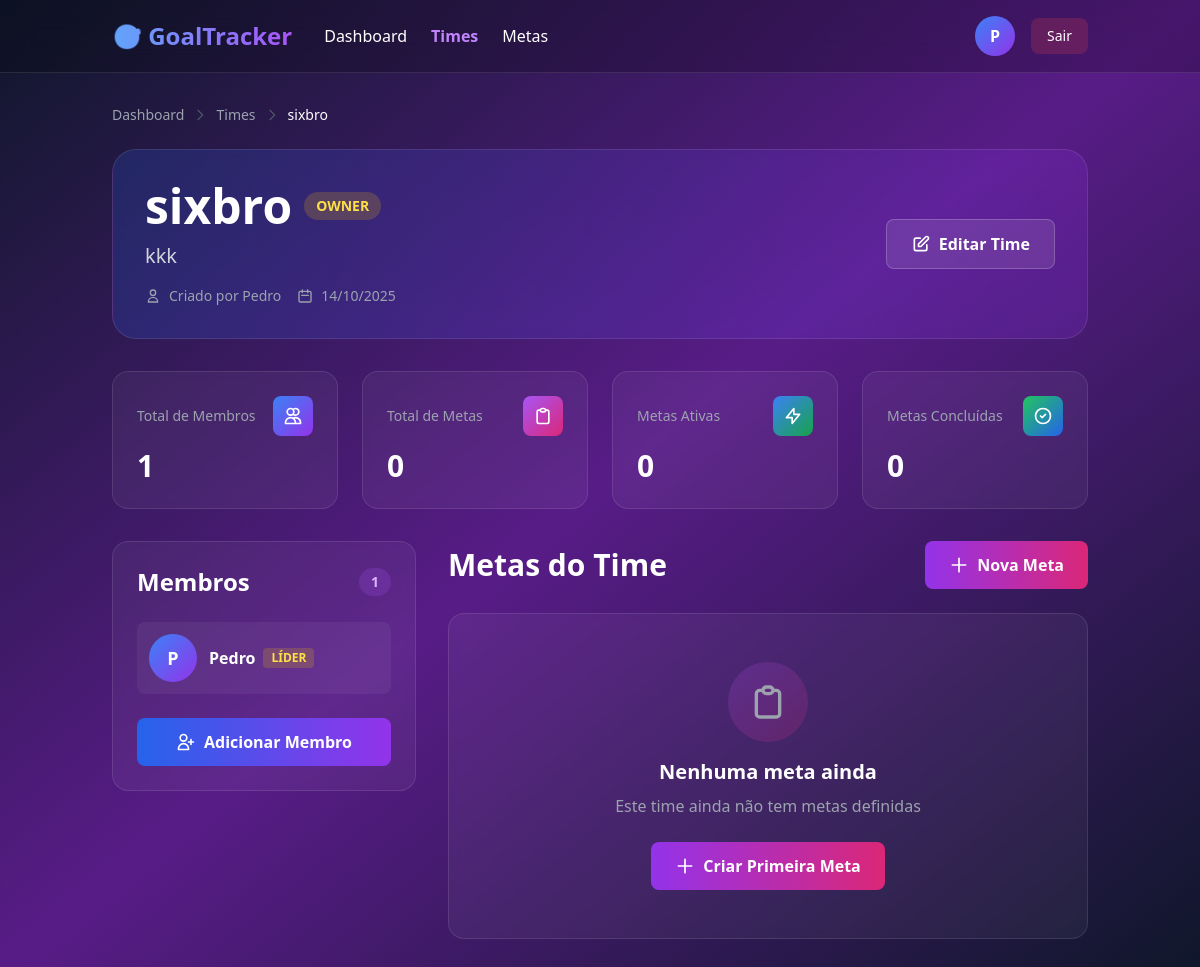
/team/3/ (signed in), run on an earlier commit of the app's database.
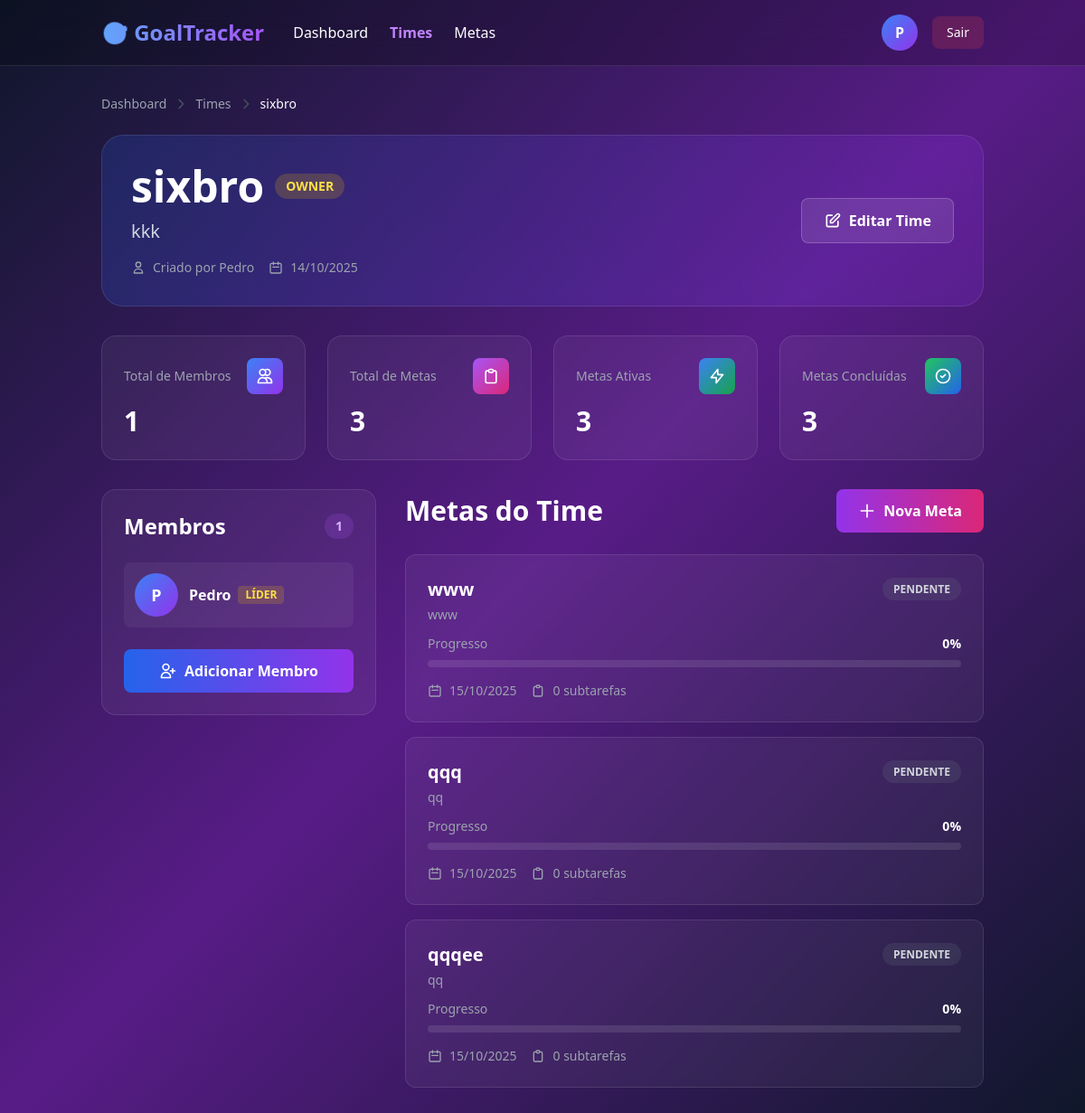
And on a later commit of the database.
### teams/models.py (models this page shows, shortened)
class Team(models.Model):
    name = models.CharField(max_length=150)
    description = models.TextField(blank=True)
    owner = models.ForeignKey(CustomUser, on_delete=models.CASCADE, related_name='owned_teams')
    members = models.ManyToManyField(CustomUser, related_name="teams", blank=True)
    created_at = models.DateTimeField(auto_now_add=True)

### users/models.py (models this page shows, shortened)
class CustomUser(AbstractUser):
    photo = models.ImageField(upload_to="profiles/", blank=True, null=True)
    role = models.CharField(max_length=100, blank=True, null=True)

### goals/models.py (models this page shows, shortened)
class Goal(models.Model):
    STATUS_CHOICES = [
        ('pending', 'Pendente'),
        ('in_progress', 'Em Progresso'),
        ('completed', 'Concluída'),
    ]
    team = models.ForeignKey(Team, on_delete=models.CASCADE, related_name="goals")
    title = models.CharField(max_length=150, unique=True)
    description = models.TextField()
    deadline = models.DateField()
    status = models.CharField(max_length=20, choices=STATUS_CHOICES, default="pending")
    created_at = models.DateTimeField(auto_now_add=True)
    updated_at = models.DateTimeField(auto_now=True)
    @property
    def progress(self):
        total = self.subtasks.count()
        if total == 0:
            return 0
        completed = self.subtasks.filter(is_completed=True).count()
        return int((completed / total) * 100)

### teams/views.py (the view)
# urls.py: path("<int:pk>/", TeamDetailView.as_view(), name="team-detail"),
class TeamDetailView(LoginRequiredMixin, DetailView):
    model = Team
    template_name = "teams/team_detail.html"
    context_object_name = "team"

### templates/teams/team_detail.html (shortened to what the changed rows need)
{% load static %}
<!DOCTYPE html>
<html lang="pt-BR">
<head>
    <script src="https://cdn.tailwindcss.com"></script>
</head>
<body class="bg-gradient-to-br from-slate-900 via-purple-900 to-slate-900 text-white min-h-screen">
    <nav class="bg-black/20 backdrop-blur-lg border-b border-white/10">
        <div class="container mx-auto px-6 py-4">
            <div class="flex justify-between items-center">
                <div class="flex items-center gap-4">
                    <div class="flex items-center gap-3">
                        {% if user.photo %}
                        <img src="{{ user.photo.url }}" alt="{{ user.username }}" class="w-10 h-10 rounded-full border-2 border-purple-500">
                        {% else %}
                        <div class="w-10 h-10 rounded-full bg-gradient-to-br from-blue-500 to-purple-600 flex items-center justify-center font-bold">
                            {{ user.username|first|upper }}
                        </div>
                        {% endif %}
                    </div>
                </div>
            </div>
        </div>
    </nav>
    <div class="container mx-auto px-6 py-8">
        <div class="flex items-center gap-2 text-sm mb-6">
            <a href="{% url 'core:dashboard' %}" class="text-gray-400 hover:text-white transition">Dashboard</a>
            <svg class="w-4 h-4 text-gray-600" fill="none" stroke="currentColor" viewBox="0 0 24 24">
                <path stroke-linecap="round" stroke-linejoin="round" stroke-width="2" d="M9 5l7 7-7 7"/>
            </svg>
            <a href="{% url 'team-list' %}" class="text-gray-400 hover:text-white transition">Times</a>
            <svg class="w-4 h-4 text-gray-600" fill="none" stroke="currentColor" viewBox="0 0 24 24">
                <path stroke-linecap="round" stroke-linejoin="round" stroke-width="2" d="M9 5l7 7-7 7"/>
            </svg>
            <span class="text-white">{{ team.name }}</span>
        </div>
        <div class="bg-gradient-to-r from-blue-600/20 to-purple-600/20 backdrop-blur-sm rounded-3xl p-8 border border-white/10 mb-8">
            <div class="flex flex-col lg:flex-row justify-between items-start lg:items-center gap-6">
                <div class="flex-1">
                    <div class="flex items-center gap-3 mb-3">
                        <h1 class="text-4xl md:text-5xl font-bold">{{ team.name }}</h1>
                        {% if team.owner == user %}
                        <span class="px-3 py-1 bg-yellow-500/20 text-yellow-300 rounded-full text-sm font-bold">
                            OWNER
                        </span>
                        {% endif %}
                    </div>
                    <p class="text-xl text-gray-300 mb-4">{{ team.description|default:"Sem descrição." }}</p>
                    <div class="flex items-center gap-4 text-sm text-gray-400">
                        <div class="flex items-center gap-2">
                            <svg class="w-4 h-4" fill="none" stroke="currentColor" viewBox="0 0 24 24">
                                <path stroke-linecap="round" stroke-linejoin="round" stroke-width="2" d="M16 7a4 4 0 11-8 0 4 4 0 018 0zM12 14a7 7 0 00-7 7h14a7 7 0 00-7-7z"/>
                            </svg>
                            <span>Criado por {{ team.owner.username }}</span>
                        </div>
                        <div class="flex items-center gap-2">
                            <svg class="w-4 h-4" fill="none" stroke="currentColor" viewBox="0 0 24 24">
                                <path stroke-linecap="round" stroke-linejoin="round" stroke-width="2" d="M8 7V3m8 4V3m-9 8h10M5 21h14a2 2 0 002-2V7a2 2 0 00-2-2H5a2 2 0 00-2 2v12a2 2 0 002 2z"/>
                            </svg>
                            <span>{{ team.created_at|date:"d/m/Y" }}</span>
                        </div>
                    </div>
                </div>
            </div>
        </div>
        <div class="grid grid-cols-1 md:grid-cols-4 gap-6 mb-8">
            <div class="bg-white/5 backdrop-blur-sm rounded-2xl p-6 border border-white/10">
                <div class="flex items-center justify-between mb-3">
                    <div class="text-gray-400 text-sm">Total de Membros</div>
                    <div class="w-10 h-10 bg-gradient-to-br from-blue-500 to-purple-600 rounded-lg flex items-center justify-center">
                    </div>
                </div>
                <div class="text-3xl font-bold">{{ team.members.count }}</div>
            </div>
            <div class="bg-white/5 backdrop-blur-sm rounded-2xl p-6 border border-white/10">
                <div class="flex items-center justify-between mb-3">
                    <div class="text-gray-400 text-sm">Total de Metas</div>
                    <div class="w-10 h-10 bg-gradient-to-br from-purple-500 to-pink-600 rounded-lg flex items-center justify-center">
                    </div>
                </div>
                <div class="text-3xl font-bold">{{ team.goals.count }}</div>
            </div>
            <div class="bg-white/5 backdrop-blur-sm rounded-2xl p-6 border border-white/10">
                <div class="flex items-center justify-between mb-3">
                    <div class="text-gray-400 text-sm">Metas Ativas</div>
                    <div class="w-10 h-10 bg-gradient-to-br from-blue-500 to-green-600 rounded-lg flex items-center justify-center">
                    </div>
                </div>
                <div class="text-3xl font-bold">{{ team.goals.exclude.count }}</div>
            </div>
            <div class="bg-white/5 backdrop-blur-sm rounded-2xl p-6 border border-white/10">
                <div class="flex items-center justify-between mb-3">
                    <div class="text-gray-400 text-sm">Metas Concluídas</div>
                    <div class="w-10 h-10 bg-gradient-to-br from-green-500 to-blue-600 rounded-lg flex items-center justify-center">
                    </div>
                </div>
                <div class="text-3xl font-bold">{{ team.goals.filter.count }}</div>
            </div>
        </div>
        <div class="grid lg:grid-cols-3 gap-8">
            <div class="lg:col-span-1">
                <div class="bg-white/5 backdrop-blur-sm rounded-2xl p-6 border border-white/10">
                    <div class="flex items-center justify-between mb-6">
                        <h2 class="text-2xl font-bold">Membros</h2>
                        <span class="px-3 py-1 bg-purple-500/20 text-purple-300 rounded-full text-sm font-semibold">
                            {{ team.members.count }}
                        </span>
                    </div>
                    <div class="space-y-3">
                        {% for member in team.members.all %}
                        <div class="flex items-center gap-3 p-3 bg-white/5 rounded-lg hover:bg-white/10 transition">
                            {% if member.photo %}
                            <img src="{{ member.photo.url }}" alt="{{ member.username }}" class="w-12 h-12 rounded-full border-2 border-purple-500">
                            {% else %}
                            <div class="w-12 h-12 rounded-full bg-gradient-to-br from-blue-500 to-purple-600 flex items-center justify-center font-bold text-lg">
                                {{ member.username|first|upper }}
                            </div>
                            {% endif %}
                            <div class="flex-1 min-w-0">
                                <div class="font-semibold flex items-center gap-2">
                                    <span class="truncate">{{ member.username }}</span>
                                    {% if member == team.owner %}
                                    <span class="px-2 py-0.5 bg-yellow-500/20 text-yellow-300 rounded text-xs font-bold">
                                        LÍDER
                                    </span>
                                    {% endif %}
                                </div>
                            </div>
                        </div>
                        {% empty %}
                        <div class="text-center py-8 text-gray-400">
                            Nenhum membro ainda
                        </div>
                        {% endfor %}
                    </div>
                </div>
            </div>
            <div class="lg:col-span-2">
                <div class="flex items-center justify-between mb-6">
                    <h2 class="text-3xl font-bold">Metas do Time</h2>
                </div>
                {% if team.goals.all %}
                <div class="space-y-4">
                    {% for goal in team.goals.all %}
                    <a href="{% url 'goal-detail' goal.pk %}" class="block bg-white/5 backdrop-blur-sm rounded-xl p-6 border border-white/10 hover:bg-white/10 transition-all duration-300 hover:scale-[1.02] group">
                        <div class="flex items-start justify-between mb-3">
                            <div class="flex-1">
                                <h3 class="text-xl font-bold mb-1 group-hover:text-purple-400 transition">{{ goal.title }}</h3>
                                <p class="text-gray-400 text-sm">{{ goal.description|truncatewords:20 }}</p>
                            </div>
                            <div class="ml-4">
                                {% if goal.status == 'completed' %}
                                <span class="px-3 py-1 bg-green-500/20 text-green-300 rounded-full text-xs font-semibold whitespace-nowrap">
                                    CONCLUÍDA
                                </span>
                                {% elif goal.status == 'in_progress' %}
                                <span class="px-3 py-1 bg-blue-500/20 text-blue-300 rounded-full text-xs font-semibold whitespace-nowrap">
                                    EM PROGRESSO
                                </span>
                                {% else %}
                                <span class="px-3 py-1 bg-gray-500/20 text-gray-300 rounded-full text-xs font-semibold whitespace-nowrap">
                                    PENDENTE
                                </span>
                                {% endif %}
                            </div>
                        </div>
                        <div class="mb-4">
                            <div class="flex justify-between text-sm mb-2">
                                <span class="text-gray-400">Progresso</span>
                                <span class="font-semibold">{{ goal.progress }}%</span>
                            </div>
                            <div class="w-full bg-white/10 rounded-full h-2 overflow-hidden">
                            </div>
                        </div>
                        <div class="flex items-center justify-between text-sm">
                            <div class="flex items-center gap-4">
                                <div class="flex items-center gap-2 text-gray-400">
                                    <svg class="w-4 h-4" fill="none" stroke="currentColor" viewBox="0 0 24 24">
                                        <path stroke-linecap="round" stroke-linejoin="round" stroke-width="2" d="M8 7V3m8 4V3m-9 8h10M5 21h14a2 2 0 002-2V7a2 2 0 00-2-2H5a2 2 0 00-2 2v12a2 2 0 002 2z"/>
                                    </svg>
                                    <span>{{ goal.deadline|date:"d/m/Y" }}</span>
                                </div>
                                <div class="flex items-center gap-2 text-gray-400">
                                    <svg class="w-4 h-4" fill="none" stroke="currentColor" viewBox="0 0 24 24">
                                        <path stroke-linecap="round" stroke-linejoin="round" stroke-width="2" d="M9 5H7a2 2 0 00-2 2v12a2 2 0 002 2h10a2 2 0 002-2V7a2 2 0 00-2-2h-2M9 5a2 2 0 002 2h2a2 2 0 002-2M9 5a2 2 0 012-2h2a2 2 0 012 2"/>
                                    </svg>
                                    <span>{{ goal.subtasks.count }} subtarefas</span>
                                </div>
                            </div>
                        </div>
                    </a>
                    {% endfor %}
                </div>
                {% else %}
                <div class="bg-white/5 backdrop-blur-sm rounded-2xl p-12 border border-white/10 text-center">
                    <div class="w-20 h-20 bg-gradient-to-br from-purple-500/20 to-pink-600/20 rounded-full flex items-center justify-center mx-auto mb-4">
                        <svg class="w-10 h-10 text-gray-400" fill="none" stroke="currentColor" viewBox="0 0 24 24">
                            <path stroke-linecap="round" stroke-linejoin="round" stroke-width="2" d="M9 5H7a2 2 0 00-2 2v12a2 2 0 002 2h10a2 2 0 002-2V7a2 2 0 00-2-2h-2M9 5a2 2 0 002 2h2a2 2 0 002-2M9 5a2 2 0 012-2h2a2 2 0 012 2"/>
                        </svg>
                    </div>
                    <h3 class="text-xl font-bold mb-2">Nenhuma meta ainda</h3>
                    <p class="text-gray-400 mb-6">Este time ainda não tem metas definidas</p>
                    {% if team.owner == user or user in team.members.all %}
                    <a href="{% url 'goal-create' %}" class="inline-flex items-center gap-2 px-6 py-3 bg-gradient-to-r from-purple-600 to-pink-600 hover:from-purple-700 hover:to-pink-700 rounded-lg font-semibold transition-all duration-300 hover:scale-105">
                        <svg class="w-5 h-5" fill="none" stroke="currentColor" viewBox="0 0 24 24">
                            <path stroke-linecap="round" stroke-linejoin="round" stroke-width="2" d="M12 4v16m8-8H4"/>
                        </svg>
                        Criar Primeira Meta
                    </a>
                    {% endif %}
                </div>
                {% endif %}
            </div>
        </div>
    </div>
</body>
</html>

What changed in the data, as far as the page shows it:
computed for Team "sixbro": goals.count "0" → "3"; goals.exclude.count "0" → "3"; goals.filter.count "0" → "3"
added Goal: title "www", description "www", status "PENDENTE", progress "0", deadline "15/10/2025", subtasks.count "0"
added Goal: title "qqq", description "qq", status "PENDENTE", progress "0", deadline "15/10/2025", subtasks.count "0"
added Goal: title "qqqee", description "qq", status "PENDENTE", progress "0", deadline "15/10/2025", subtasks.count "0"
Also different on the page:
text no longer shown: "Nenhuma meta ainda Este time ainda não tem metas definidas Criar Primeira Meta"
